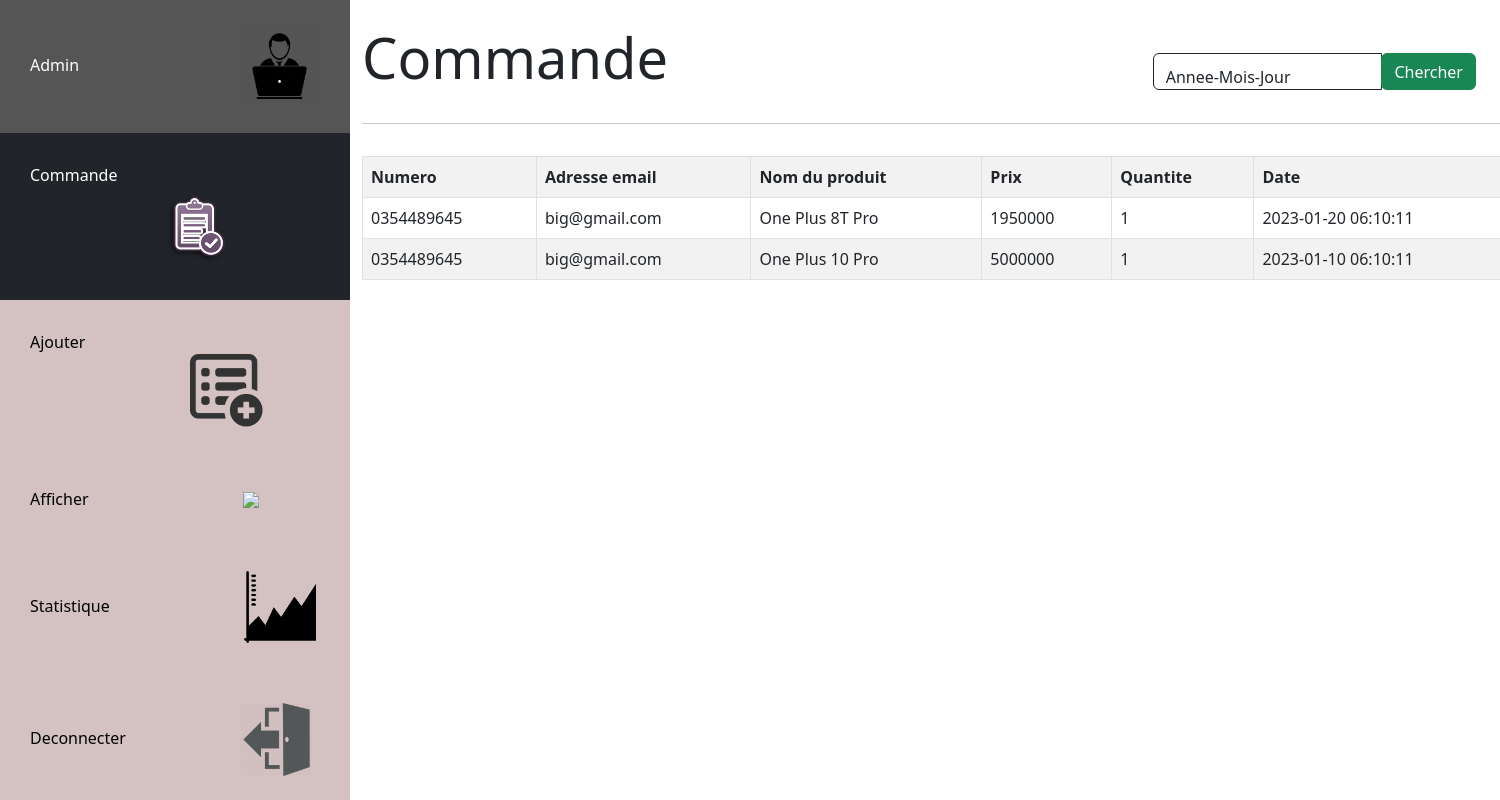
Screenshot of /admin/commande.php (signed in) with the database file from the repository.
### tables this page shows
CREATE TABLE commande(
        id_commande Int Auto_increment NOT NULL,
        email Varchar (50) NOT NULL,
        tel BigInt NOT NULL,
        nom_produit Varchar (50) NOT NULL,
        prix_produit Int NOT NULL,
        quantite Int NOT NULL,
        date timestamp NOT NULL DEFAULT current_timestamp(),
        id_pro Int,
        id_clients Int,
        CONSTRAINT commande_PK PRIMARY KEY (id_commande),
        CONSTRAINT commande_produit_FK FOREIGN KEY (id_pro) REFERENCES produit(id_pro),
        CONSTRAINT commande_client0_FK FOREIGN KEY (id_clients) REFERENCES client(id_clients)
);

### admin/commande.php (the view, shortened to what this page needs)
<?php
require '../class/connexion.php';
$select = "select * from commande order by date desc";
$result = $co->prepare($select);
$result->execute();
?>
<!DOCTYPE html>
<html lang="en">
<head>
    <link rel="stylesheet" href="../assets/bootstrap.min.css">
    <link rel="stylesheet" href="../assets/nav.css">
</head>
<body>
    <div class="sidebar">
        <a href="admin.php">Admin <img src="../assets/img/admin.png" class="w-25 text-end" style="margin-left: 160px;"></a>
        <a class="active">Commande <img src="../assets/img/commander.png" class="w-25 text-end" style="margin-left: 130px;"></a>
        <a href="upload.php">Ajouter <img src="../assets/img/ajouter.png" class="w-25 text-end" style="margin-left: 160px;"></a>
        <a href="afficher.php">Afficher <img src="../assets/img/afficher.png" class="w-25 text-end" style="margin-left: 150px;"></a>
        <a href="stat.php">Statistique <img src="../assets/img/stat.png" class="w-25 text-end" style="margin-left: 130px;"></a>
        <a href="../index.php?admin=deconnexion">Deconnecter <img src="../assets/img/deconnexion.png" class="w-25 text-end" style="margin-left: 110px;"></a>
    </div>
    <div class="container" style="margin-left:350px; width:1186px;"><br>
        <div class="row">
            <div class="col-lg-8">
                <div class="text-start">
                    <p class="lead display-4">Commande</p>
                </div>
            </div>
            <div class="col-lg-4">
                <div class="text-end mt-4">
                    <form action="commande.php" method="GET">
                        <div class="input-group">
                            <div class="form-floating">
                                <input type="text" class="form-control border-dark" style="height: 37px; margin-top: 5px;" placeholder="annee-mois-jour" name="word">
                                <label for="word" class="">Annee-Mois-Jour</label>
                            </div>
                            <div class="input-group-btn ">
                                <button class="btn btn-success me-5" type="submit" name="chercher" style="height: 37px; margin-top: 5px;">Chercher</button>
                            </div>
                        </div>
                    </form>
                </div>
            </div>
        </div>
        <hr>
        <div class="row justify-content-around">
            <div class="col-lg-12">
                <table class='table table-bordered table-striped mt-3'>
                    <tr>
                        <th class="text-start">Numero</th>
                        <th class="text-start">Adresse email</th>
                        <th class="text-start">Nom du produit</th>
                        <th class="text-start">Prix</th>
                        <th class="text-start">Quantite</th>
                        <th class="text-start">Date</th>
                    </tr>
                    <?php
                    foreach ($result as $cmd) {
                    ?>
                        <tr>
                            <td class="">0<?php echo $cmd['tel'] ?></td>
                            <td class=""><?php echo $cmd['email'] ?></td>
                            <td class=""><?php echo $cmd['nom_produit'] ?></td>
                            <td class=""><?php echo $cmd['prix_produit'] ?></td>
                            <td class=""><?php echo $cmd['quantite'] ?></td>
                            <td class=""><?php echo $cmd['date'] ?></td>
                        </tr>
                    <?php
                    }
                    ?>
                </table>
            </div>
        </div>
</body>
</html>

### assets/nav.css (style rules this page uses)
.sidebar { margin: 0px; padding: 0px; width: 350px; background-color: #d4c2c2; position: fixed; height: 100%; overflow: auto; }
.sidebar a { display: block; color: black; padding: 30px; text-decoration: none; }
.sidebar a.active { background-color: #212529; color: white; }

### rows the page displays
commande: tel "354489645", email "big@gmail.com", nom_produit "One Plus 8T Pro", prix_produit "1950000", quantite "1", date "2023-01-20 06:10:11"
commande: tel "354489645", email "big@gmail.com", nom_produit "One Plus 10 Pro", prix_produit "5000000", quantite "1", date "2023-01-10 06:10:11"
